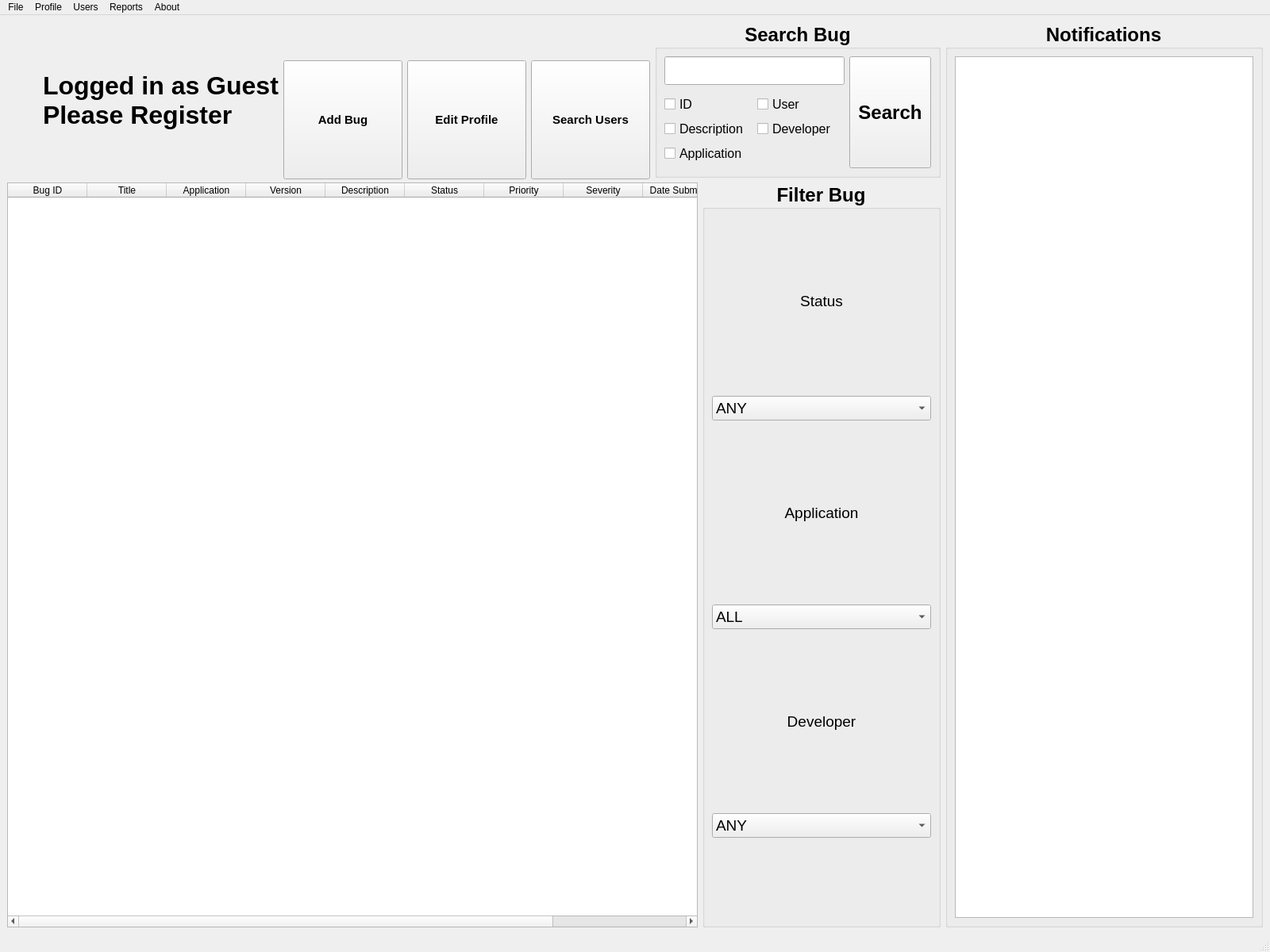
<?xml version="1.0" encoding="UTF-8"?>
<ui version="4.0">
 <class>MainWindow</class>
 <widget class="QMainWindow" name="MainWindow">
  <property name="geometry">
   <rect>
    <x>0</x>
    <y>0</y>
    <width>1600</width>
    <height>1200</height>
   </rect>
  </property>
  <property name="minimumSize">
   <size>
    <width>1600</width>
    <height>1200</height>
   </size>
  </property>
  <property name="maximumSize">
   <size>
    <width>16000</width>
    <height>12000</height>
   </size>
  </property>
  <property name="windowTitle">
   <string>MainWindow</string>
  </property>
  <widget class="QWidget" name="centralwidget">
   <layout class="QGridLayout" name="gridLayout_2">
    <item row="1" column="0" colspan="6">
     <widget class="QTableWidget" name="main_bugTable">
      <property name="contextMenuPolicy">
       <enum>Qt::CustomContextMenu</enum>
      </property>
      <property name="lineWidth">
       <number>2</number>
      </property>
      <property name="editTriggers">
       <set>QAbstractItemView::NoEditTriggers</set>
      </property>
      <property name="showDropIndicator" stdset="0">
       <bool>false</bool>
      </property>
      <property name="dragDropOverwriteMode">
       <bool>false</bool>
      </property>
      <property name="alternatingRowColors">
       <bool>true</bool>
      </property>
      <property name="selectionMode">
       <enum>QAbstractItemView::SingleSelection</enum>
      </property>
      <property name="selectionBehavior">
       <enum>QAbstractItemView::SelectRows</enum>
      </property>
      <property name="sortingEnabled">
       <bool>true</bool>
      </property>
      <attribute name="verticalHeaderVisible">
       <bool>false</bool>
      </attribute>
      <column>
       <property name="text">
        <string>Bug ID</string>
       </property>
      </column>
      <column>
       <property name="text">
        <string>Title</string>
       </property>
      </column>
      <column>
       <property name="text">
        <string>Application</string>
       </property>
      </column>
      <column>
       <property name="text">
        <string>Version</string>
       </property>
      </column>
      <column>
       <property name="text">
        <string>Description</string>
       </property>
      </column>
      <column>
       <property name="text">
        <string>Status</string>
       </property>
      </column>
      <column>
       <property name="text">
        <string>Priority</string>
       </property>
      </column>
      <column>
       <property name="text">
        <string>Severity</string>
       </property>
      </column>
      <column>
       <property name="text">
        <string>Date Submitted</string>
       </property>
      </column>
      <column>
       <property name="text">
        <string>Developer</string>
       </property>
      </column>
     </widget>
    </item>
    <item row="0" column="3">
     <widget class="QToolButton" name="main_editProfileButton">
      <property name="minimumSize">
       <size>
        <width>150</width>
        <height>150</height>
       </size>
      </property>
      <property name="maximumSize">
       <size>
        <width>100</width>
        <height>100</height>
       </size>
      </property>
      <property name="font">
       <font>
        <family>Arial</family>
        <pointsize>11</pointsize>
        <weight>75</weight>
        <bold>true</bold>
       </font>
      </property>
      <property name="text">
       <string>Edit Profile</string>
      </property>
      <property name="icon">
       <iconset resource="resources.qrc">
        <normaloff>:/img/editProfile.png</normaloff>:/img/editProfile.png</iconset>
      </property>
      <property name="iconSize">
       <size>
        <width>100</width>
        <height>100</height>
       </size>
      </property>
      <property name="toolButtonStyle">
       <enum>Qt::ToolButtonTextUnderIcon</enum>
      </property>
     </widget>
    </item>
    <item row="0" column="4">
     <widget class="QToolButton" name="main_searchUsers">
      <property name="minimumSize">
       <size>
        <width>150</width>
        <height>150</height>
       </size>
      </property>
      <property name="maximumSize">
       <size>
        <width>100</width>
        <height>100</height>
       </size>
      </property>
      <property name="font">
       <font>
        <family>Arial</family>
        <pointsize>11</pointsize>
        <weight>75</weight>
        <bold>true</bold>
       </font>
      </property>
      <property name="text">
       <string>Search Users</string>
      </property>
      <property name="icon">
       <iconset resource="resources.qrc">
        <normaloff>:/img/searchUser.png</normaloff>:/img/searchUser.png</iconset>
      </property>
      <property name="iconSize">
       <size>
        <width>100</width>
        <height>100</height>
       </size>
      </property>
      <property name="autoRepeat">
       <bool>false</bool>
      </property>
      <property name="toolButtonStyle">
       <enum>Qt::ToolButtonTextUnderIcon</enum>
      </property>
     </widget>
    </item>
    <item row="0" column="5" colspan="2">
     <widget class="QGroupBox" name="main_searchBugGroupBox">
      <property name="font">
       <font>
        <family>Arial</family>
        <pointsize>18</pointsize>
        <weight>75</weight>
        <bold>true</bold>
       </font>
      </property>
      <property name="title">
       <string>Search Bug</string>
      </property>
      <property name="alignment">
       <set>Qt::AlignCenter</set>
      </property>
      <layout class="QGridLayout" name="main_SearchGridLayout">
       <item row="0" column="1" colspan="2">
        <widget class="QLineEdit" name="main_searchLineEdit"/>
       </item>
       <item row="2" column="1">
        <widget class="QCheckBox" name="main_IDCheckBox">
         <property name="font">
          <font>
           <pointsize>12</pointsize>
           <weight>50</weight>
           <bold>false</bold>
          </font>
         </property>
         <property name="text">
          <string>ID</string>
         </property>
        </widget>
       </item>
       <item row="3" column="1">
        <widget class="QCheckBox" name="main_DescriptionCheckBox">
         <property name="font">
          <font>
           <pointsize>12</pointsize>
           <weight>50</weight>
           <bold>false</bold>
          </font>
         </property>
         <property name="text">
          <string>Description</string>
         </property>
        </widget>
       </item>
       <item row="4" column="1">
        <widget class="QCheckBox" name="main_ApplicationCheckBox">
         <property name="font">
          <font>
           <pointsize>12</pointsize>
           <weight>50</weight>
           <bold>false</bold>
          </font>
         </property>
         <property name="text">
          <string>Application</string>
         </property>
        </widget>
       </item>
       <item row="2" column="2">
        <widget class="QCheckBox" name="main_UserCheckBox">
         <property name="font">
          <font>
           <pointsize>12</pointsize>
           <weight>50</weight>
           <bold>false</bold>
          </font>
         </property>
         <property name="text">
          <string>User</string>
         </property>
        </widget>
       </item>
       <item row="3" column="2">
        <widget class="QCheckBox" name="main_DeveloperCheckBox">
         <property name="font">
          <font>
           <pointsize>12</pointsize>
           <weight>50</weight>
           <bold>false</bold>
          </font>
         </property>
         <property name="text">
          <string>Developer</string>
         </property>
        </widget>
       </item>
       <item row="0" column="3" rowspan="6">
        <widget class="QToolButton" name="main_SearchButton">
         <property name="sizePolicy">
          <sizepolicy hsizetype="Preferred" vsizetype="Preferred">
           <horstretch>0</horstretch>
           <verstretch>0</verstretch>
          </sizepolicy>
         </property>
         <property name="minimumSize">
          <size>
           <width>0</width>
           <height>100</height>
          </size>
         </property>
         <property name="maximumSize">
          <size>
           <width>300</width>
           <height>200</height>
          </size>
         </property>
         <property name="text">
          <string>Search</string>
         </property>
         <property name="icon">
          <iconset resource="resources.qrc">
           <normaloff>:/img/search.png</normaloff>:/img/search.png</iconset>
         </property>
         <property name="iconSize">
          <size>
           <width>100</width>
           <height>100</height>
          </size>
         </property>
         <property name="toolButtonStyle">
          <enum>Qt::ToolButtonTextUnderIcon</enum>
         </property>
        </widget>
       </item>
      </layout>
     </widget>
    </item>
    <item row="0" column="7" rowspan="2">
     <widget class="QGroupBox" name="main_NotificationsGroupBox">
      <property name="minimumSize">
       <size>
        <width>400</width>
        <height>0</height>
       </size>
      </property>
      <property name="maximumSize">
       <size>
        <width>400</width>
        <height>16777215</height>
       </size>
      </property>
      <property name="font">
       <font>
        <family>Arial</family>
        <pointsize>18</pointsize>
        <weight>75</weight>
        <bold>true</bold>
       </font>
      </property>
      <property name="title">
       <string>Notifications</string>
      </property>
      <property name="alignment">
       <set>Qt::AlignCenter</set>
      </property>
      <layout class="QVBoxLayout" name="main_NotificationverticalLayout">
       <item>
        <widget class="QListWidget" name="main_notificationList"/>
       </item>
      </layout>
     </widget>
    </item>
    <item row="1" column="6">
     <widget class="QGroupBox" name="main_FilterGroupBox">
      <property name="sizePolicy">
       <sizepolicy hsizetype="Preferred" vsizetype="Minimum">
        <horstretch>0</horstretch>
        <verstretch>0</verstretch>
       </sizepolicy>
      </property>
      <property name="minimumSize">
       <size>
        <width>300</width>
        <height>0</height>
       </size>
      </property>
      <property name="maximumSize">
       <size>
        <width>300</width>
        <height>16777215</height>
       </size>
      </property>
      <property name="font">
       <font>
        <family>Arial</family>
        <pointsize>18</pointsize>
        <weight>75</weight>
        <bold>true</bold>
       </font>
      </property>
      <property name="title">
       <string>Filter Bug</string>
      </property>
      <property name="alignment">
       <set>Qt::AlignCenter</set>
      </property>
      <layout class="QGridLayout" name="main_FilterGridLayout">
       <property name="sizeConstraint">
        <enum>QLayout::SetNoConstraint</enum>
       </property>
       <item row="5" column="0">
        <widget class="QComboBox" name="main_filterApplicationBox">
         <property name="font">
          <font>
           <pointsize>14</pointsize>
           <weight>50</weight>
           <bold>false</bold>
          </font>
         </property>
         <item>
          <property name="text">
           <string>ALL</string>
          </property>
         </item>
        </widget>
       </item>
       <item row="4" column="0">
        <widget class="QLabel" name="main_filterApplicationLabel">
         <property name="minimumSize">
          <size>
           <width>50</width>
           <height>0</height>
          </size>
         </property>
         <property name="maximumSize">
          <size>
           <width>16777215</width>
           <height>30</height>
          </size>
         </property>
         <property name="font">
          <font>
           <pointsize>14</pointsize>
           <weight>50</weight>
           <bold>false</bold>
          </font>
         </property>
         <property name="text">
          <string>Application</string>
         </property>
         <property name="alignment">
          <set>Qt::AlignCenter</set>
         </property>
        </widget>
       </item>
       <item row="1" column="0">
        <widget class="QLabel" name="main_filterStatusLabel">
         <property name="maximumSize">
          <size>
           <width>16777215</width>
           <height>30</height>
          </size>
         </property>
         <property name="font">
          <font>
           <pointsize>14</pointsize>
           <weight>50</weight>
           <bold>false</bold>
          </font>
         </property>
         <property name="text">
          <string>Status</string>
         </property>
         <property name="alignment">
          <set>Qt::AlignHCenter|Qt::AlignTop</set>
         </property>
        </widget>
       </item>
       <item row="6" column="0">
        <widget class="QLabel" name="main_filterDeveloperLabel">
         <property name="maximumSize">
          <size>
           <width>16777215</width>
           <height>30</height>
          </size>
         </property>
         <property name="font">
          <font>
           <pointsize>14</pointsize>
           <weight>50</weight>
           <bold>false</bold>
          </font>
         </property>
         <property name="text">
          <string>Developer</string>
         </property>
         <property name="alignment">
          <set>Qt::AlignCenter</set>
         </property>
        </widget>
       </item>
       <item row="2" column="0">
        <widget class="QComboBox" name="main_filterStatusBox">
         <property name="font">
          <font>
           <pointsize>14</pointsize>
           <weight>50</weight>
           <bold>false</bold>
          </font>
         </property>
         <item>
          <property name="text">
           <string>ANY</string>
          </property>
         </item>
         <item>
          <property name="text">
           <string>NEW</string>
          </property>
         </item>
         <item>
          <property name="text">
           <string>VERIFIED</string>
          </property>
         </item>
         <item>
          <property name="text">
           <string>UNDER REVIEW</string>
          </property>
         </item>
         <item>
          <property name="text">
           <string>PATCH UPLOADED</string>
          </property>
         </item>
         <item>
          <property name="text">
           <string>FIXED</string>
          </property>
         </item>
         <item>
          <property name="text">
           <string>CLOSED</string>
          </property>
         </item>
        </widget>
       </item>
       <item row="7" column="0">
        <widget class="QComboBox" name="main_filterDeveloperBox">
         <property name="font">
          <font>
           <pointsize>14</pointsize>
           <weight>50</weight>
           <bold>false</bold>
          </font>
         </property>
         <item>
          <property name="text">
           <string>ANY</string>
          </property>
         </item>
        </widget>
       </item>
      </layout>
     </widget>
    </item>
    <item row="0" column="1">
     <widget class="QLabel" name="main_RegisterLabel">
      <property name="font">
       <font>
        <family>Arial</family>
        <pointsize>24</pointsize>
        <weight>75</weight>
        <bold>true</bold>
       </font>
      </property>
      <property name="text">
       <string>Logged in as Guest
Please Register</string>
      </property>
     </widget>
    </item>
    <item row="0" column="2">
     <widget class="QToolButton" name="main_addBugButton">
      <property name="minimumSize">
       <size>
        <width>150</width>
        <height>150</height>
       </size>
      </property>
      <property name="maximumSize">
       <size>
        <width>100</width>
        <height>100</height>
       </size>
      </property>
      <property name="font">
       <font>
        <family>Arial</family>
        <pointsize>11</pointsize>
        <weight>75</weight>
        <bold>true</bold>
       </font>
      </property>
      <property name="text">
       <string>Add Bug</string>
      </property>
      <property name="icon">
       <iconset resource="resources.qrc">
        <normaloff>:/img/addBug.png</normaloff>:/img/addBug.png</iconset>
      </property>
      <property name="iconSize">
       <size>
        <width>100</width>
        <height>100</height>
       </size>
      </property>
      <property name="toolButtonStyle">
       <enum>Qt::ToolButtonTextUnderIcon</enum>
      </property>
     </widget>
    </item>
   </layout>
   <zorder>main_searchUsers</zorder>
   <zorder>main_editProfileButton</zorder>
   <zorder>main_NotificationsGroupBox</zorder>
   <zorder>main_searchBugGroupBox</zorder>
   <zorder>main_bugTable</zorder>
   <zorder>main_FilterGroupBox</zorder>
   <zorder>main_RegisterLabel</zorder>
   <zorder>main_addBugButton</zorder>
  </widget>
  <widget class="QMenuBar" name="menubar">
   <property name="geometry">
    <rect>
     <x>0</x>
     <y>0</y>
     <width>1600</width>
     <height>17</height>
    </rect>
   </property>
   <widget class="QMenu" name="menuFile">
    <property name="title">
     <string>File</string>
    </property>
    <widget class="QMenu" name="main_menuNew">
     <property name="title">
      <string>New</string>
     </property>
    </widget>
    <addaction name="main_menuNew"/>
    <addaction name="actionClose"/>
   </widget>
   <widget class="QMenu" name="menuUser">
    <property name="title">
     <string>Profile</string>
    </property>
    <addaction name="actionEdit_Profile"/>
   </widget>
   <widget class="QMenu" name="menuUsers">
    <property name="title">
     <string>Users</string>
    </property>
    <addaction name="actionSearch_Users"/>
   </widget>
   <widget class="QMenu" name="menuReports">
    <property name="title">
     <string>Reports</string>
    </property>
   </widget>
   <widget class="QMenu" name="menuAbout">
    <property name="title">
     <string>About</string>
    </property>
    <addaction name="actionHelp"/>
    <addaction name="actionAbout_BugTracker"/>
   </widget>
   <addaction name="menuFile"/>
   <addaction name="menuUser"/>
   <addaction name="menuUsers"/>
   <addaction name="menuReports"/>
   <addaction name="menuAbout"/>
  </widget>
  <widget class="QStatusBar" name="statusbar"/>
  <action name="actionBug">
   <property name="text">
    <string>Bug</string>
   </property>
  </action>
  <action name="actionClose">
   <property name="text">
    <string>Close</string>
   </property>
  </action>
  <action name="actionEdit_Profile">
   <property name="text">
    <string>Edit Profile</string>
   </property>
  </action>
  <action name="actionSearch_User">
   <property name="text">
    <string>Search User</string>
   </property>
  </action>
  <action name="actionSearch_Users">
   <property name="text">
    <string>Search Users</string>
   </property>
  </action>
  <action name="actionHelp">
   <property name="text">
    <string>Help</string>
   </property>
  </action>
  <action name="actionAbout_BugTracker">
   <property name="text">
    <string>About BugTracker</string>
   </property>
  </action>
  <action name="action">
   <property name="text">
    <string/>
   </property>
  </action>
 </widget>
 <resources>
  <include location="resources.qrc"/>
 </resources>
 <connections/>
</ui>
